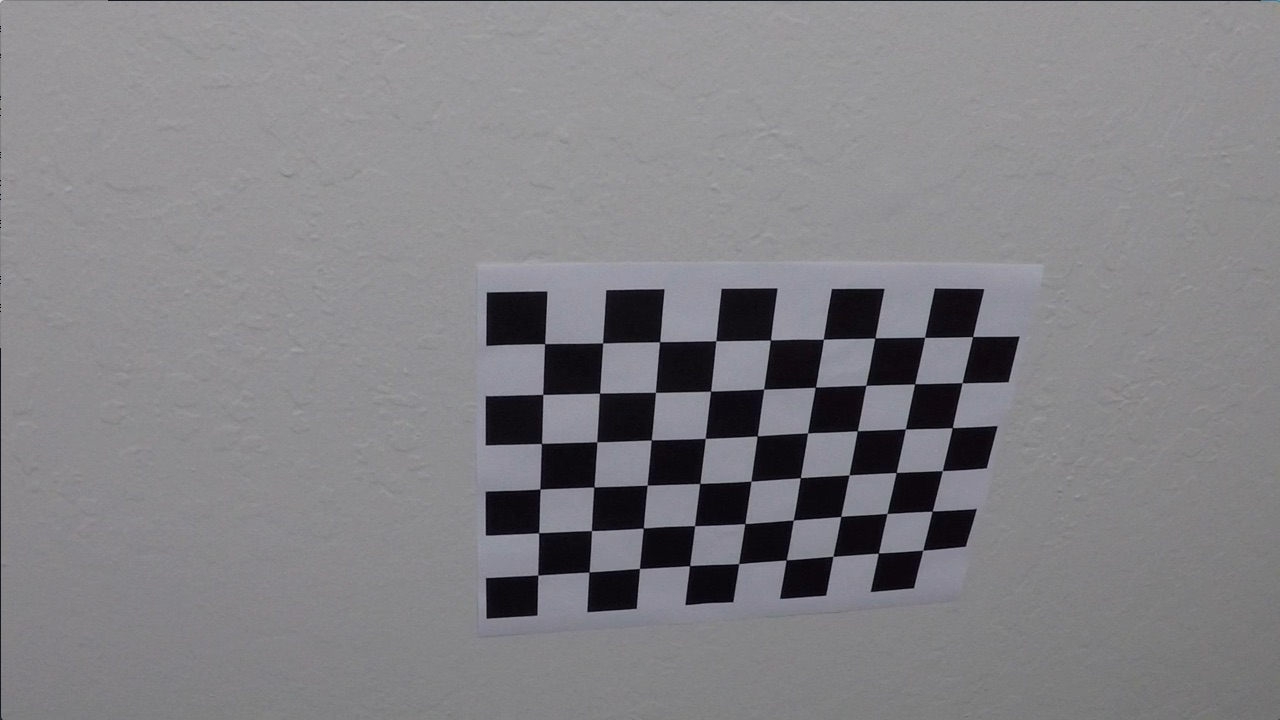
#> input picture P4-AdvanceLane/camera_cal/calibration10.jpg, 1280 x 720 px; its folder holds only this picture in this run
$ jupyter execute --allow-errors FinalProjectCode.ipynb   (shell and % lines are left out)   (older library calls are emulated)
#> lines starting #> are read from the running program, lines starting #| are printed output that depends on the picture; after the words box and inside, x2 and y2 are one past the last pixel; in counts of white or black regions, pixels touching at a corner belong together
# 1.1 Camera Caliberation

[cell 1]
import numpy as np
import cv2
import glob
import matplotlib.pyplot as plt
import os
switch = True
os.chdir('/media/pemfir/Data/UdacityProjects/Code/P4-AdvanceLane/camera_cal/')
# prepare object points, like (0,0,0), (1,0,0), (2,0,0) ....,(6,5,0)
objp = np.zeros((6*9,3), np.float32)
objp[:,:2] = np.mgrid[0:9,0:6].T.reshape(-1,2)

# Arrays to store object points and image points from all the images.
objpoints = [] # 3d points in real world space
imgpoints = [] # 2d points in image plane.

# Make a list of calibration images
images = glob.glob('../camera_cal/calibration*.jpg')

# Step through the list and search for chessboard corners
for fname in images:
    img = cv2.imread(fname)
#> img is the input picture: shape (720, 1280, 3); mean B, G, R 133.1, 129.4, 130.2
    gray = cv2.cvtColor(img,cv2.COLOR_BGR2GRAY)

    # Find the chessboard corners
    ret, corners = cv2.findChessboardCorners(gray, (9,6),None)
#> ret = True; corners = 54 rows, first 8: [545.3, 343.1], [602.7, 342.8], [660.1, 341.3], [715.8, 340.7], [770.6, 340], [823.5, 339.2], [874.3, 338.5], [925.1, 337.4]

    # If found, add object points, image points
    if ret == True:
        objpoints.append(objp)
        imgpoints.append(corners)

        # Draw and display the corners
        img = cv2.drawChessboardCorners(img, (9,6), corners, ret)
#> img: shape (720, 1280, 3); 1.91% of pixels changed, all inside (x1, y1, x2, y2) = (532, 331, 980, 582)
#         cv2.imshow('img',img)
        if switch == True:
            cv2.imwrite('/media/pemfir/Data/UdacityProjects/Code/P4-AdvanceLane/projectImages/camera.jpg',img.astype('float'))
            switch = False
#         cv2.waitKey(500)

cv2.destroyAllWindows()

# 1.2 Correcting Distortion

[cell 2]
import pickle
import os

# Test undistortion on an image
os.chdir('/media/pemfir/Data/UdacityProjects/Code/P4-AdvanceLane/camera_cal')
img = cv2.imread('calibration1.jpg')
#> (the rest of this cell did not finish here and is left out)

# 2 Perspective Transformation

[cell 3]

loc = '/media/pemfir/Data/UdacityProjects/Code/P4-AdvanceLane/test_images'
os.chdir(loc)
import numpy as np
import cv2
import matplotlib.pyplot as plt
import matplotlib.image as mpimg
img = cv2.imread('test1.jpg')
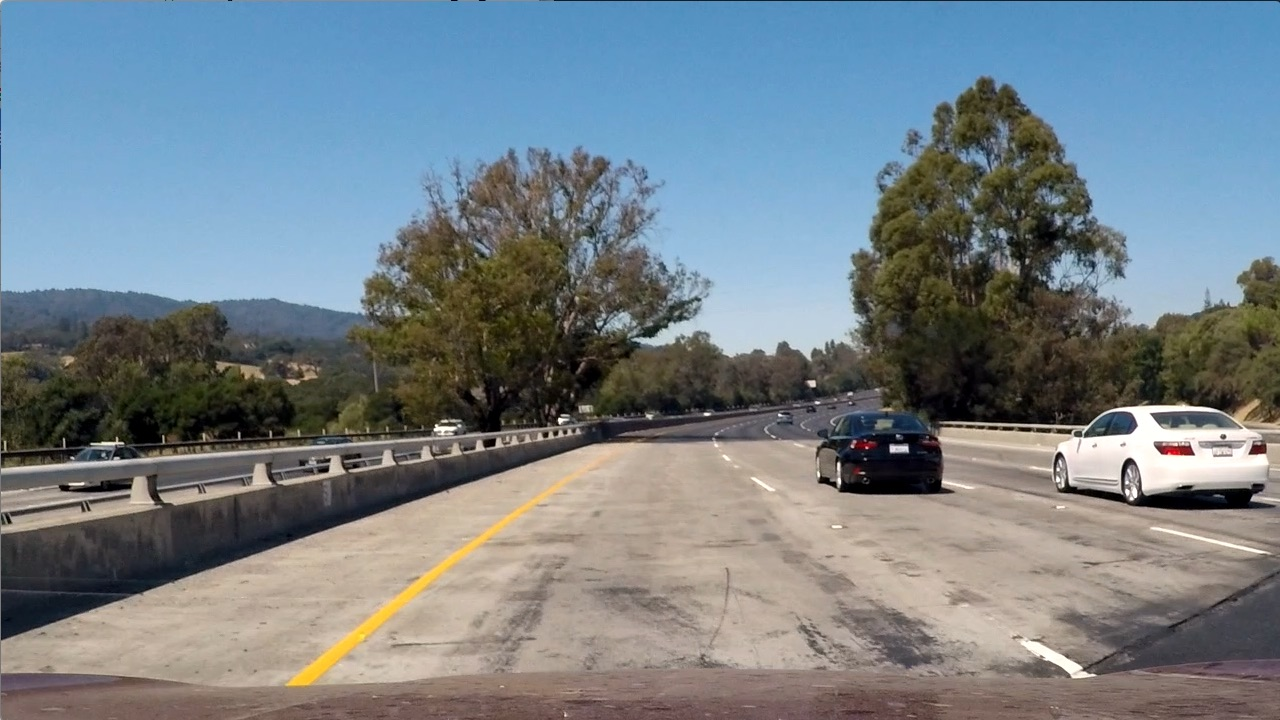
#> input picture P4-AdvanceLane/test_images/test1.jpg, 1280 x 720 px
#> img is the input picture: shape (720, 1280, 3); mean B, G, R 135.5, 128.7, 117.5
# undistort image
#> (the rest of this cell did not finish here and is left out)

# 3 Binary Image Generation

[cell 4]
# [17 lines left out: function mag_thresh, not called in this run]

def abs_sobel_thresh(img, orient='x', mag_thresh=(0, 255), sobel_kernel=3):
    '''
    this function take as input a color image and outputs a binary (0,1) image
    based on whether each gray image pixel has a gradient magnitude in direction
    specified with the orient that falls between mag_thresh value
    '''
    gray = cv2.cvtColor(img,cv2.COLOR_RGB2GRAY)
    if orient == 'x':
        sobel = cv2.Sobel(gray, cv2.CV_64F, 1, 0)
    if orient == 'y':
        sobel = cv2.Sobel(gray, cv2.CV_64F, 0, 1)
    # Take the absolute value of the derivative or gradient
    abs_sobel = np.absolute(sobel)
    # Scale to 8-bit (0 - 255) then convert to type = np.uint8
    scaled_sobel = np.uint8(255*abs_sobel/np.max(abs_sobel))
    binary_output = np.zeros_like(scaled_sobel)
    binary_output[(scaled_sobel>=mag_thresh[0]) & (scaled_sobel<=mag_thresh[1])] = 1
    return binary_output

def hls_select(img, thresh=(0, 255)):
    '''
    a color image is turned into a bindary image based on a threshold on it HLS transform's S layer
    '''
#> called with thresh = (100, 255)
    #  HLS space (hue (0-179), lightness, and saturation (0-255))
    hls = cv2.cvtColor(img, cv2.COLOR_RGB2HLS).astype(np.float)
    s = hls[:,:,2]
    binary_output = np.zeros_like(s)
    binary_output[(s>thresh[0]) & (s<thresh[1])] = 1
    return binary_output

def hsv_select(img, thresh=(0, 255)):
    '''
    a color image is turned into a bindary image based on a threshold on it HSV transform's V layer
    '''
    #  HSV space (hue (0-179), saturation, and value)
    hsv = cv2.cvtColor(img, cv2.COLOR_RGB2HSV).astype(np.float)
    v = hsv[:,:,2]
    binary_output = np.zeros_like(v)
    binary_output[(v>=thresh[0]) & (v<=thresh[1])] = 1
    return binary_output

def masking_pipeline(img):
    '''
    combines various filtering criteria including color spaces and gradients for the final binary output
    '''
    img = np.copy(img)
    c_hls = hls_select(img, thresh=(100, 255))
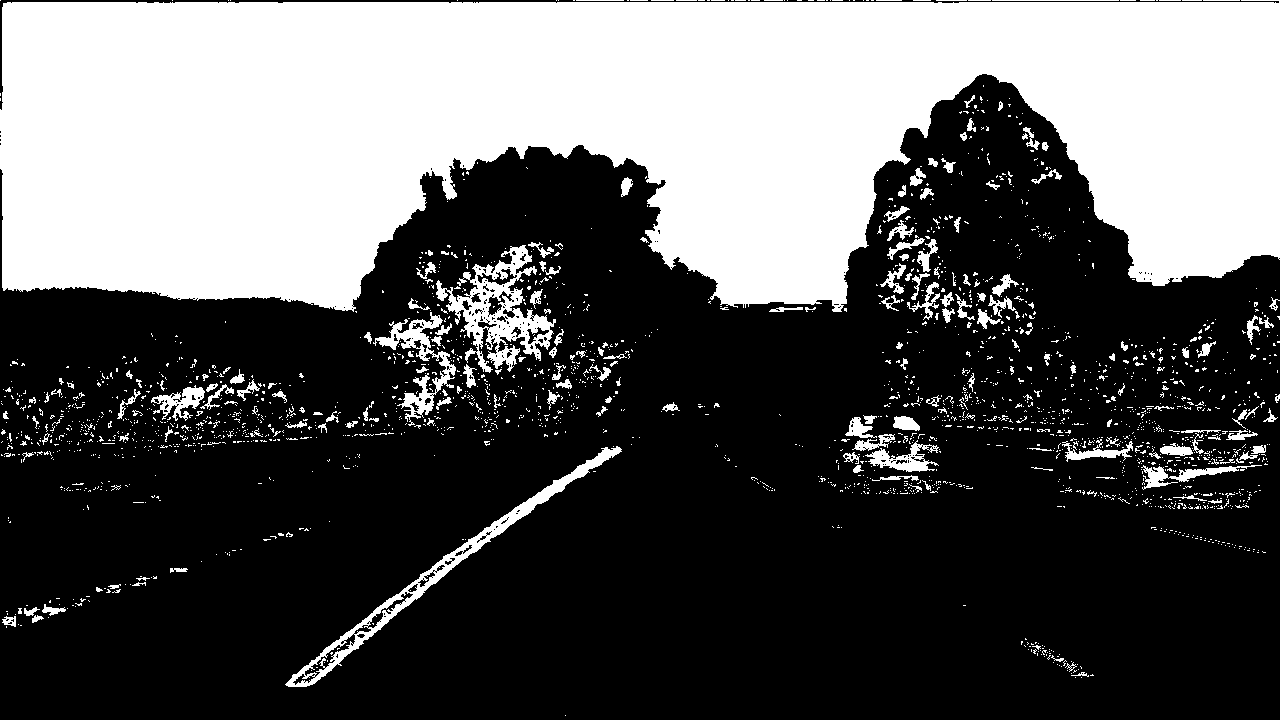
#> c_hls: shape (720, 1280) float64; values 0 (black) and 1 (white), 35.8% white; 2269 white regions (2064 under 20 px), largest, box (x1, y1, x2, y2) and area: (0, 0, 1280, 312) 294151, (436, 245, 556, 373) 5251, (285, 446, 622, 687) 4642
    c_hsv = hsv_select(img, thresh=(50, 255))
#> c_hsv: shape (720, 1280) float64; values 0 (black) and 1 (white), 90.5% white; 961 black regions (806 under 20 px), largest, box (x1, y1, x2, y2) and area: (879, 273, 1100, 428) 15758, (1, 358, 340, 450) 13528, (1, 412, 752, 594) 11895
    gradx = abs_sobel_thresh(img, orient='x', mag_thresh=(12, 255), sobel_kernel=3)
#> gradx: shape (720, 1280); values 0 (black) and 1 (white), 12.9% white in thin lines or dots
    grady = abs_sobel_thresh(img, orient='y', mag_thresh=(25, 255), sobel_kernel=3)
#> call 2 of abs_sobel_thresh, with orient = 'y', mag_thresh = (25, 255), sobel_kernel = 3
#> in abs_sobel_thresh (call 2), `sobel = cv2.Sobel(gray, cv2.CV_64F, 0, 1)`:
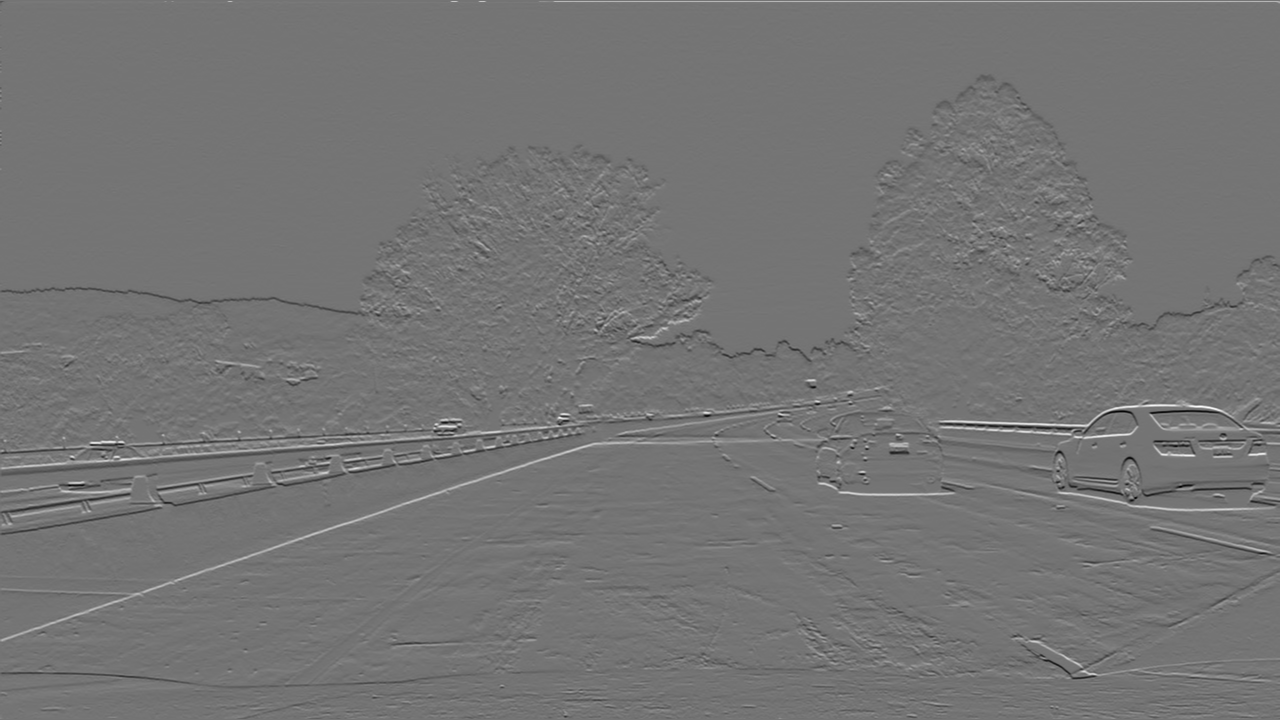
#> sobel: shape (720, 1280) float64; min -795, max 942, mean -0.3; drawn with min black and max white
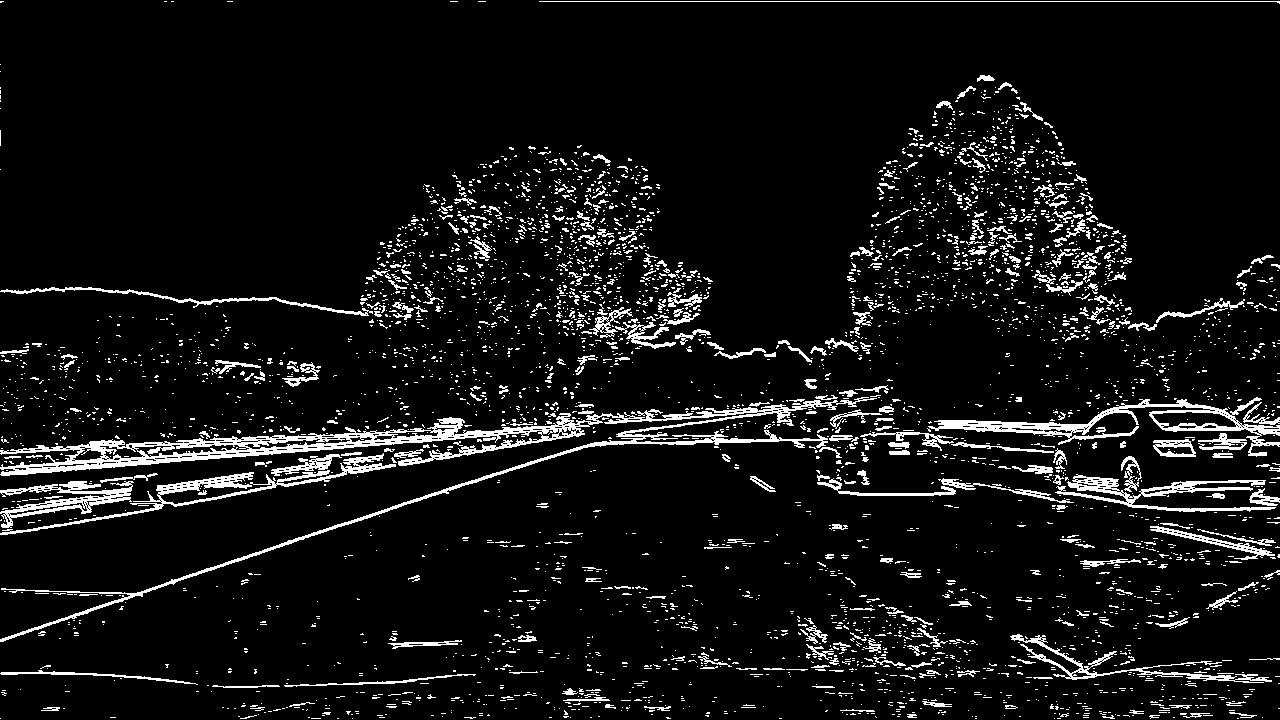
#> grady: shape (720, 1280); values 0 (black) and 1 (white), 7.5% white in thin lines or dots
    combined = np.zeros_like(img[:,:,1])

    combined[((gradx == 1) & (grady  == 1)) | ((c_hls  == 1) &  (c_hsv  == 1))] = 1
    return combined


fig, (ax1, ax2) = plt.subplots(1, 2, figsize=(24, 9))
fig.tight_layout()

ax1.imshow(cv2.cvtColor(img, cv2.COLOR_BGR2RGB))
ax1.set_title('Original Image', fontsize=40)

ax2.imshow(masking_pipeline(img), cmap='gray')
ax2.set_title('Binary Image', fontsize=50)
plt.subplots_adjust(left=0., right=1, top=0.9, bottom=0.)

plt.show()
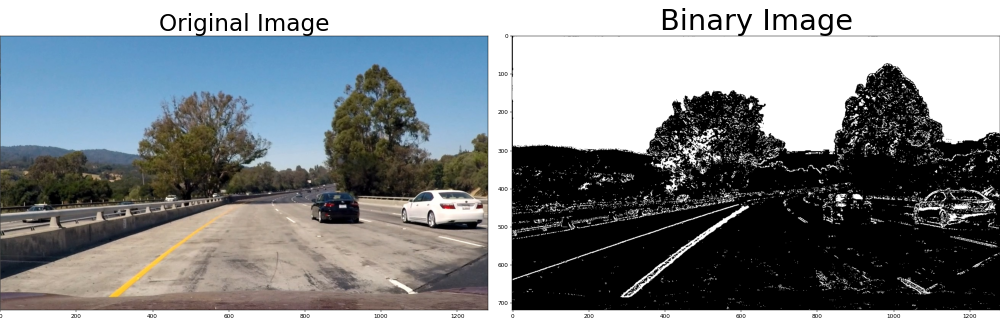
#> figure drawn by matplotlib, 2 panels


plt.show()
fig.savefig(loc+'/binary1.jpg')
plt.close(fig)
